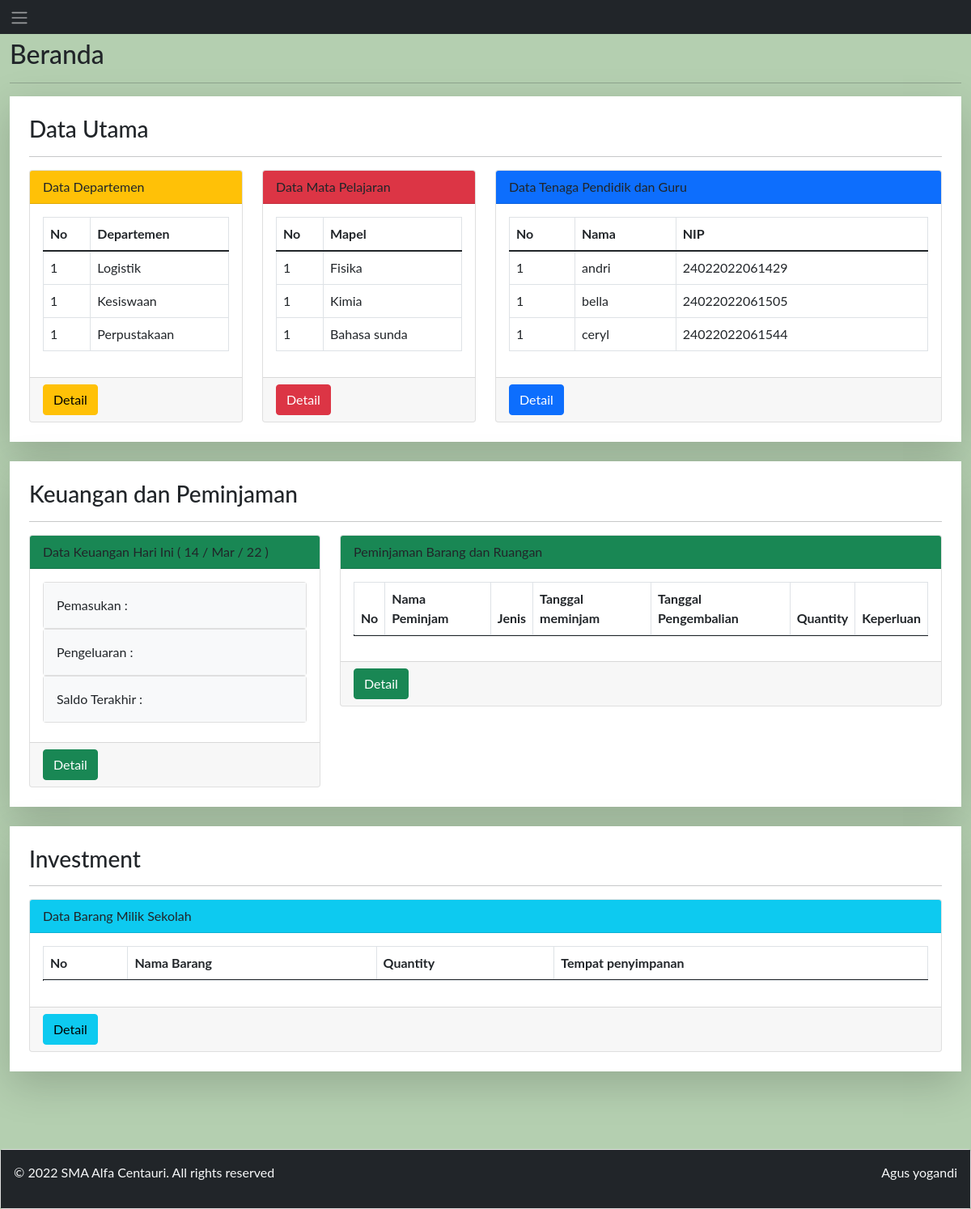
The app's page /index/TU/home.php (signed in) with its own data.
### tables this page shows
CREATE TABLE `departemen` (
  `id` int(11) NOT NULL,
  `namaDepartement` varchar(255) NOT NULL,
  `jumlah` varchar(255) NOT NULL,
  `ruangan` varchar(255) NOT NULL
);

CREATE TABLE `matapelajaran` (
  `id` int(11) NOT NULL,
  `mataPelajaran` varchar(255) NOT NULL,
  `jumlah` varchar(255) NOT NULL
);

CREATE TABLE `karyawan` (
  `id` varchar(255) NOT NULL,
  `img` varchar(255) NOT NULL,
  `nama` varchar(255) NOT NULL,
  `departemen` varchar(255) NOT NULL,
  `mataPelajaran` varchar(255) NOT NULL,
  `tempatLahir` varchar(255) NOT NULL,
  `tanggalLahir` varchar(255) NOT NULL,
  `tlp` varchar(255) NOT NULL,
  `desa` varchar(255) NOT NULL,
  `jalan` varchar(255) NOT NULL,
  `noRumah` varchar(255) NOT NULL,
  `rt` varchar(255) NOT NULL,
  `rw` varchar(255) NOT NULL,
  `kelurahan` varchar(255) NOT NULL,
  `kecamatan` varchar(255) NOT NULL,
  `kota` varchar(255) NOT NULL,
  `provinsi` varchar(255) NOT NULL
);

### Index/TU/home.php (the view, shortened to what this page needs)
<?php include("../../koneksi.php"); ?>
<!DOCTYPE html>
<html>
<head>
    <link href="https://cdn.jsdelivr.net/npm/bootstrap@5.1.3/dist/css/bootstrap.min.css" rel="stylesheet">
</head>
<body style="background-color: #b4cfb0;">
    <nav class="navbar navbar-expand-sm bg-dark navbar-dark fixed-top">
        <div class="container-fluid">
            <ul class="navbar-nav">
                <li class="nav-item">
                    <span class="navbar-toggler-icon" onclick="openNav()" style="color: white;"></span>
                </li>
            </ul>
        </div>
    </nav>
    <div id="main">
        <br>
        <div class="container-fluid mt-4">
            <h2>Beranda</h2>
            <hr style="width: 100%;">
            <div class="shadow-lg p-4 mb-4 bg-white">
                <h3>Data Utama</h3>
                <hr style="width: 100%;">
                <div class="row">
                    <div class="col-3">
                        <div class="card">
                            <div class="card-header bg-warning">Data Departemen</div>
                            <div class="card-body">
                                <table class="table table-bordered">
                                    <thead>
                                        <tr>
                                            <th>No</th>
                                            <th>Departemen</th>
                                        </tr>
                                    </thead>
                                    <tbody>
                                        <?php
                                $sql = "SELECT * FROM departemen";
                                $query = mysqli_query($db, $sql);
                                $i=1;
                                while($user_data = mysqli_fetch_array($query)){
                                    ?>
                                        <tr>
                                            <td><?php echo"$i"; ?></td>
                                            <td><?php echo($user_data['namaDepartement']); ?></td>
                                        </tr>
                                        <?php } ?>
                                    </tbody>
                                </table>
                            </div>
                            <div class="card-footer"><a href="Data Tendik dan Guru/departemen.php"><button type="button"
                                        class="btn btn-warning">Detail</button></a></div>
                        </div>
                    </div>
                    <div class="col-3">
                        <div class="card">
                            <div class="card-header bg-danger">Data Mata Pelajaran</div>
                            <div class="card-body">
                                <table class="table table-bordered">
                                    <thead>
                                        <tr>
                                            <th>No</th>
                                            <th>Mapel</th>
                                        </tr>
                                    </thead>
                                    <tbody>
                                        <?php
                                $sql = "SELECT * FROM matapelajaran";
                                $query = mysqli_query($db, $sql);
                                $i=1;
                                while($user_data = mysqli_fetch_array($query)){
                                    ?>
                                        <tr>
                                            <td><?php echo"$i"; ?></td>
                                            <td><?php echo($user_data['mataPelajaran']); ?></td>
                                        </tr>
                                        <?php } ?>
                                    </tbody>
                                </table>
                            </div>
                            <div class="card-footer"><a href="Data Tendik dan Guru/mapel.php"><button type="button"
                                        class="btn btn-danger">Detail</button></a></div>
                        </div>
                    </div>
                    <div class="col-6">
                        <div class="card">
                            <div class="card-header bg-primary"> Data Tenaga Pendidik dan Guru</div>
                            <div class="card-body">
                                <table class="table table-bordered">
                                    <thead>
                                        <tr>
                                            <th>No</th>
                                            <th>Nama</th>
                                            <th>NIP</th>
                                        </tr>
                                    </thead>
                                    <tbody>
                                        <?php
                                $sql = "SELECT * FROM karyawan";
                                $query = mysqli_query($db, $sql);
                                $i=1;
                                while($user_data = mysqli_fetch_array($query)){
                                    ?>
                                        <tr>
                                            <td><?php echo"$i"; ?></td>
                                            <td><?php echo($user_data['nama']); ?></td>
                                            <td><?php echo($user_data['id']); ?></td>
                                        </tr>
                                        <?php } ?>
                                    </tbody>
                                </table>
                            </div>
                            <div class="card-footer"><a href="Data Tendik dan Guru/tendikdanguru.php"><button
                                        type="button" class="btn btn-primary">Detail</button></a></div>
                        </div>
                    </div>
                </div>
            </div>
            <div class="shadow-lg p-4 mb-4 mt-4 bg-white">
                <h3>Keuangan dan Peminjaman</h3>
                <hr style="width: 100%;">
                <div class="row">
                    <div class="col-4">
                        <div class="card">
                            <div class="card-header bg-success">Data Keuangan Hari Ini
                                ( <?php echo date('d / M / y'); ?> )</div>
                            <div class="card-body">
                                <div class="card">
                                    <div class="card-body bg-light">
                                        Pemasukan :
                                    </div>
                                </div>
                                <div class="card">
                                    <div class="card-body bg-light">
                                        Pengeluaran :
                                    </div>
                                </div>
                                <div class="card">
                                    <div class="card-body bg-light">
                                        Saldo Terakhir :
                                    </div>
                                </div>
                            </div>
                            <div class="card-footer mt-2"><a href="keuangan.php"><button type="button"
                                        class="btn btn-success">Detail</button></a></div>
                        </div>
                    </div>
                    <div class=" col-8">
                        <div class="card">
                            <div class="card-header bg-success">Peminjaman Barang dan Ruangan</div>
                            <div class="card-body">
                                <table class="table table-bordered">
                                    <thead>
                                        <tr>
                                            <th>No</th>
                                            <th>Nama Peminjam</th>
                                            <th>Jenis</th>
                                            <th>Tanggal meminjam</th>
                                            <th>Tanggal Pengembalian</th>
                                            <th>Quantity</th>
                                            <th>Keperluan</th>
                                        </tr>
                                    </thead>
                                </table>
                            </div>
                            <div class="card-footer"><a href="Peminjaman/barang.php"><button type="button"
                                        class="btn btn-success">Detail</button></a></div>
                        </div>
                    </div>
                </div>
            </div>
            <div class="shadow-lg p-4 mb-4 bg-white">
                <h3>Investment</h3>
                <hr style="width: 100%;">
                <div class="card">
                    <div class="card-header bg-info">Data Barang Milik Sekolah</div>
                    <div class="card-body">
                        <table class="table table-bordered">
                            <thead>
                                <tr>
                                    <th>No</th>
                                    <th>Nama Barang</th>
                                    <th>Quantity</th>
                                    <th>Tempat penyimpanan</th>
                                </tr>
                            </thead>
                        </table>
                    </div>
                    <div class="card-footer"><a href="investment.php"><button type="button"
                                class="btn btn-info">Detail</button></a>
                    </div>
                </div>
            </div>
        </div>
    </div>
    <br>
    <br>
    <br>
    <div class="card">
        <div class="card-body bg-dark text-light">
            <div class="row">
                <div class="col-6">
                    <p>© 2022 SMA Alfa Centauri. All rights reserved</p>
                </div>
                <div class="col-6">
                    <p class="float-end">Agus yogandi</p>
                </div>
            </div>
        </div>
    </div>
</body>
</html>

### Index/TU/home.php (style rules this page uses)
body { font-family: "Lato", sans-serif; }

### records on screen
departemen: namaDepartement "Logistik"
departemen: namaDepartement "Kesiswaan"
departemen: namaDepartement "Perpustakaan"
matapelajaran: mataPelajaran "Fisika"
matapelajaran: mataPelajaran "Kimia"
matapelajaran: mataPelajaran "Bahasa sunda"
karyawan: nama "andri", id "24022022061429"
karyawan: nama "bella", id "24022022061505"
karyawan: nama "ceryl", id "24022022061544"
